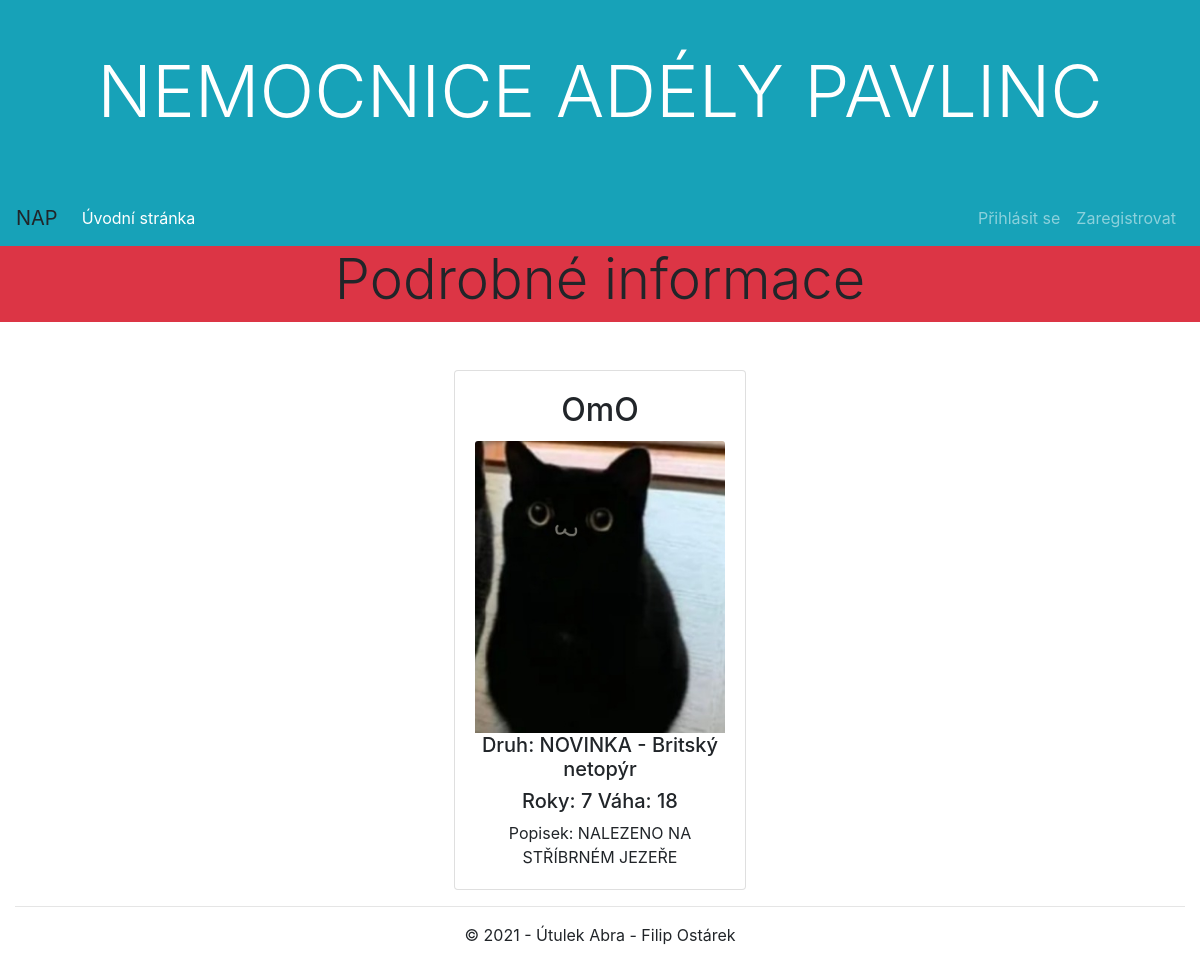
Screenshot of /kocky/6 with the database file from the repository.
### cats/models.py (models this page shows, shortened)
class Description_of_the_cat(models.Model):
    jmeno = models.CharField(max_length=50, verbose_name="Jméno", blank=True)
    vek = models.IntegerField(verbose_name="Roky Kočky", blank=True, validators=[MinValueValidator(0.0)])
    vaha = models.IntegerField(verbose_name="Váha", blank=True, validators=[MinValueValidator(0.0)])
    popisek = models.CharField(max_length=500, verbose_name="popisek", blank=True)
    druh = models.ForeignKey(Species, on_delete=models.CASCADE)
    foto = models.ForeignKey(Photo, on_delete=models.CASCADE)
    class Meta:
        ordering = ["jmeno"]

class Photo(models.Model):
    fotka = models.ImageField(upload_to='cats/fotky', blank=True, null=True, verbose_name="Fotka")
    nazev_fotky = models.CharField(max_length=50, blank=True, null=True, verbose_name="Název fotky")
    popisek_fotky = models.CharField(max_length=500, blank=True, null=True, verbose_name="popisek fotky")
    class Meta:
        ordering = ["fotka"]

class Species(models.Model):
    jmeno_druhu = models.CharField(max_length=50, unique=True, verbose_name="Druh kočky",
                            help_text='Zadejte prosím druh kočky, popřípadě OwO pokud není známo')
    class Meta:
        ordering = ["jmeno_druhu"]
    def __str__(self):
        return self.jmeno_druhu

### cats/views.py (the view)
# urls.py: path('<int:pk>', views.KockaDetailView.as_view(), name='kocka_detail'),
class KockaDetailView(DetailView):
    model = Description_of_the_cat
    context_object_name = 'kocka_detail'   # your own name for the list as a template variable
    template_name = 'page/detail.html'  # Specify your own template name/location

### cats/templates/page/detail.html (shortened to what this page needs)
{% extends "base.html" %}
{% block css %}
    <link href="https://cdnjs.cloudflare.com/ajax/libs/ekko-lightbox/5.3.0/ekko-lightbox.css" rel="stylesheet">
{% endblock %}
{% block content %}
<div class="row mb-3">
    <div class="col-sm-12 bg-danger">
        <h2 class="display-4 text-center">Podrobné informace</h2>
    </div>
</div>
<div class="mt-5 mb-3">
    <div class="card mx-auto dvacetpet" style="width: 25%;">
        <div class="card-body mx-auto text-center">
            <h2 class="card-title text-center">{{ kocka_detail.jmeno }}</h2>
            {% if kocka_detail.foto.fotka %}
                <img class="card-img-top" src="{{ kocka_detail.foto.fotka.url }}" alt="{{ kocka_detail.foto.nazev_fotky }}" style="float:left" >
            {% endif %}
            <h5 class="card-text">Druh: {{ kocka_detail.druh }}</h5>
            <h5 class="card-text">Roky: {{ kocka_detail.vek }} Váha: {{ kocka_detail.vaha }}</h5>
            <p class="card-text">Popisek: {{ kocka_detail.popisek }}</p>
        </div>
    </div>
</div>
{% endblock %}

### cats/static/css/styles.css (style rules this page uses)
.dvacetpet { width: 25%; }

### rows the page displays
Description_of_the_cat: jmeno "OmO", foto.fotka (picture), druh "NOVINKA - Britský netopýr", vek "7", vaha "18", popisek "NALEZENO NA STŘÍBRNÉM JEZEŘE"
